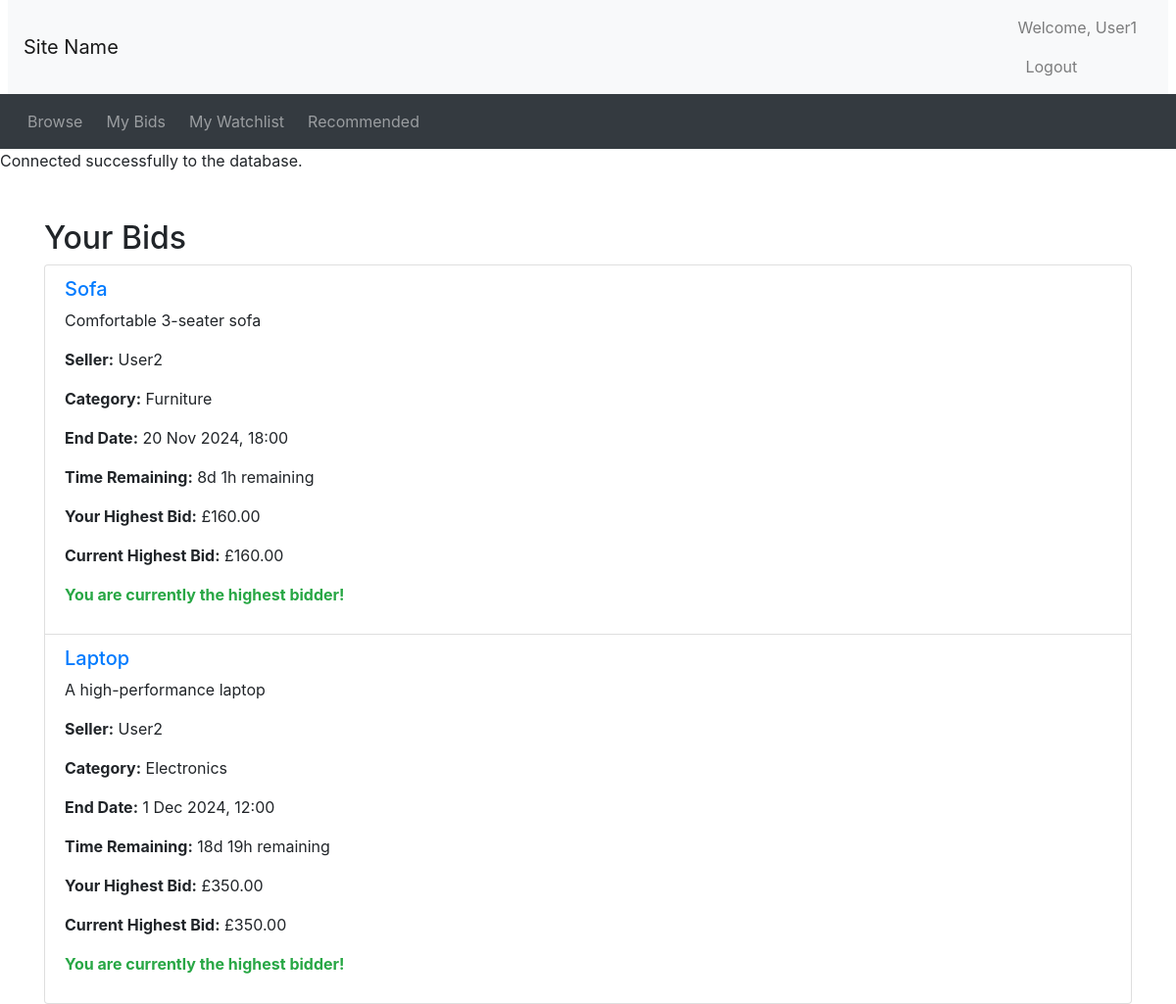
Screenshot of /mybids.php (signed in) with the database file from the repository.
### tables this page shows
CREATE TABLE `Auction` (
  `AuctionID` INT AUTO_INCREMENT PRIMARY KEY,
  `UserID` INT,
  `ItemName` VARCHAR(255),
  `Description` VARCHAR(255),
  `CategoryID` INT,
  `ReservePrice` FLOAT,
  `StartPrice` FLOAT,
  `EndDate` DATETIME,
  `Views` INT DEFAULT 0,
  `Image` VARCHAR(255),
  FOREIGN KEY (`UserID`) REFERENCES `Users`(`UserID`) ON DELETE CASCADE,
  FOREIGN KEY (`CategoryID`) REFERENCES `Category`(`CategoryID`) ON DELETE CASCADE
);

CREATE TABLE `Users` (
  `UserID` INT AUTO_INCREMENT PRIMARY KEY,
  `Username` VARCHAR(255) NOT NULL,
  `Email` VARCHAR(255),
  `Password` VARCHAR(255),
  `Role` VARCHAR(255)
);

CREATE TABLE `Category` (
  `CategoryID` INT AUTO_INCREMENT PRIMARY KEY,
  `CategoryName` VARCHAR(255)
);

### mybids.php (the view, shortened to what this page needs)
<?php
include_once("header.php");
include_once("utilities.php");
$userID = $_SESSION['UserID'];
$sql = "SELECT DISTINCT a.AuctionID, a.ItemName, a.Description, a.EndDate, a.StartPrice,
               c.CategoryName, u.UserName AS SellerName,
               (SELECT MAX(b2.BidAmount) FROM Bid b2 WHERE b2.AuctionID = a.AuctionID) AS HighestBid,
               (SELECT MAX(b3.BidAmount) FROM Bid b3 WHERE b3.AuctionID = a.AuctionID AND b3.UserID = ?) AS YourHighestBid
        FROM Bid b
        JOIN Auction a ON b.AuctionID = a.AuctionID
        JOIN Users u ON a.UserID = u.UserID
        JOIN Category c ON a.CategoryID = c.CategoryID
        WHERE b.UserID = ?
        ORDER BY a.EndDate ASC";
$stmt = $conn->prepare($sql);
$stmt->bind_param("ii", $userID, $userID);
$stmt->execute();
$result = $stmt->get_result();
echo "<div class='container mt-5'>";
echo "<h2>Your Bids</h2>";
if ($result->num_rows > 0) {
    echo "<ul class='list-group'>";
    while ($auction = $result->fetch_assoc()) {
        $now = new DateTime();
        $endDate = new DateTime($auction['EndDate']);
        $timeRemaining = $now < $endDate ? $endDate->diff($now) : null;
        $timeRemainingStr = $timeRemaining ? display_time_remaining($timeRemaining) . ' remaining' : 'Auction ended';
        $yourHighestBid = $auction['YourHighestBid'];
        $highestBid = $auction['HighestBid'];
        $isHighestBidder = ($yourHighestBid == $highestBid);
        echo "<li class='list-group-item'>";
        echo "<h5><a href='auction_details.php?auctionID=" . $auction['AuctionID'] . "'>" . htmlspecialchars($auction['ItemName']) . "</a></h5>";
        echo "<p>" . htmlspecialchars($auction['Description']) . "</p>";
        echo "<p><strong>Seller:</strong> " . htmlspecialchars($auction['SellerName']) . "</p>";
        echo "<p><strong>Category:</strong> " . htmlspecialchars($auction['CategoryName']) . "</p>";
        echo "<p><strong>End Date:</strong> " . htmlspecialchars(date("j M Y, H:i", strtotime($auction['EndDate']))) . "</p>";
        echo "<p><strong>Time Remaining:</strong> " . $timeRemainingStr . "</p>";
        echo "<p><strong>Your Highest Bid:</strong> £" . number_format($yourHighestBid, 2) . "</p>";
        echo "<p><strong>Current Highest Bid:</strong> £" . number_format($highestBid, 2) . "</p>";
        if ($isHighestBidder && $timeRemaining) {
            echo "<p class='text-success'><strong>You are currently the highest bidder!</strong></p>";
        } elseif (!$timeRemaining && $isHighestBidder) {
            echo "<p class='text-success'><strong>You have won this auction!</strong></p>";
        } elseif (!$timeRemaining && !$isHighestBidder) {
            echo "<p class='text-danger'><strong>You did not win this auction.</strong></p>";
        } else {
            echo "<p class='text-warning'><strong>You have been outbid.</strong></p>";
        }
        echo "</li>";
    }
    echo "</ul>";
} else {
    echo "<p>You have not placed any bids yet.</p>";
}
echo "</div>";
include_once("footer.php");
?>

### rows the page displays
auction: ItemName "Sofa", Description "Comfortable 3-seater sofa", UserID.Username "User2", CategoryID.CategoryName "Furniture", EndDate "20 Nov 2024, 18:00", EndDate "8d 1h remaining", yourHighestBid "160.00", highestBid "160.00", shows "You are currently the highest bidder!"
auction: ItemName "Laptop", Description "A high-performance laptop", UserID.Username "User2", CategoryID.CategoryName "Electronics", EndDate "1 Dec 2024, 12:00", EndDate "18d 19h remaining", yourHighestBid "350.00", highestBid "350.00", shows "You are currently the highest bidder!"

### other values shown
$_SESSION['Username'] "User1"
